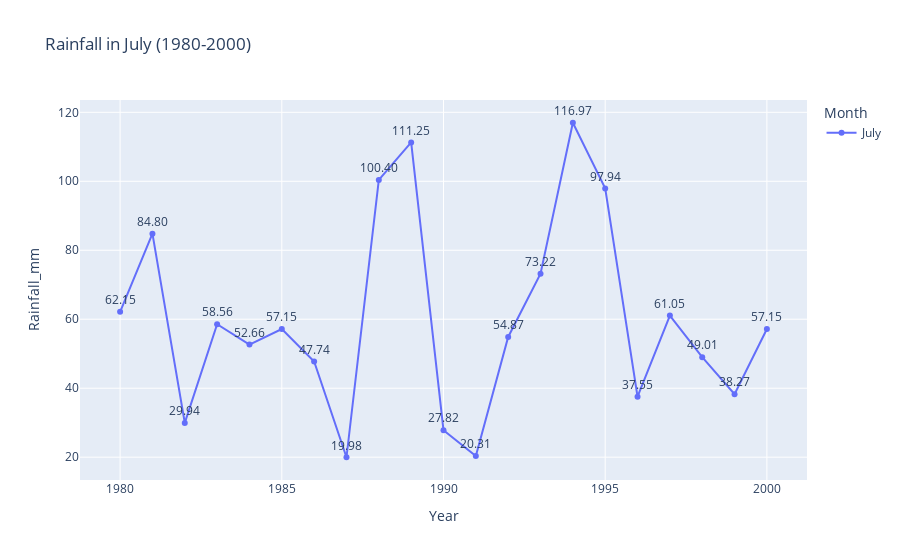
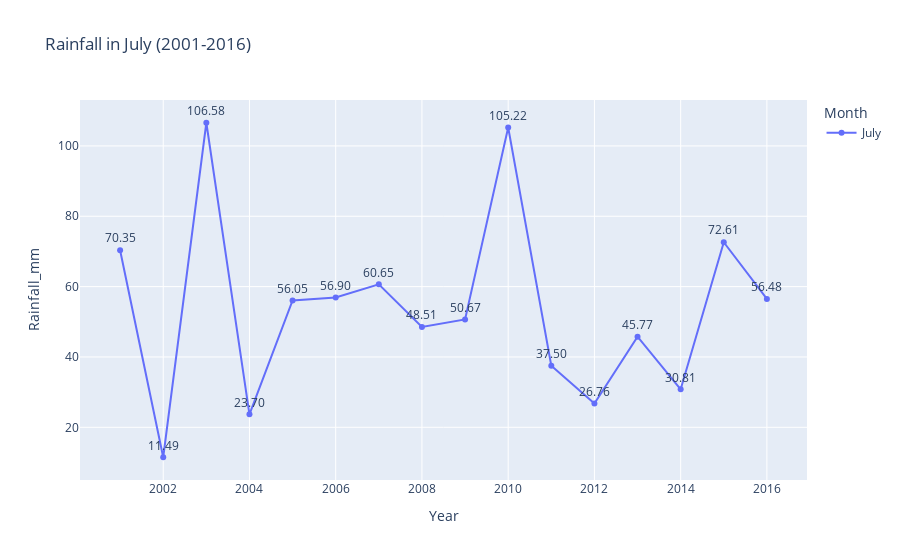

Notebook source saved alongside these figures, in order:
### Markdown cell above
## July rainfall comparison

### Code cell
plot_month_trend("July", 1980, 2000)
plot_month_trend("July", 2001, 2016)

### Figure 1 — Plotly figure (JSON) as saved in the notebook; plotly's stock layout.template omitted (floating-point values rounded to 4 significant figures)
{"data": [{"hovertemplate": "Month=July<br>Year=%{x}<br>Rainfall_mm=%{text}<extra></extra>", "legendgroup": "July", "line": {"color": "#636efa", "dash": "solid"}, "marker": {"symbol": "circle"}, "mode": "lines+markers+text", "name": "July", "orientation": "v", "showlegend": true, "text": [62.15, 84.8, 29.94, 58.56, 52.66, 57.15, 47.74, 19.98, 100.4, 111.3, 27.82, 20.31, 54.87, 73.22, 117.0, 97.94, 37.55, 61.05, 49.01, 38.27, 57.15], "textposition": "top center", "texttemplate": "%{text:.2f}", "type": "scatter", "x": [1980, 1981, 1982, 1983, 1984, 1985, 1986, 1987, 1988, 1989, 1990, 1991, 1992, 1993, 1994, 1995, 1996, 1997, 1998, 1999, 2000], "xaxis": "x", "y": [62.15, 84.8, 29.94, 58.56, 52.66, 57.15, 47.74, 19.98, 100.4, 111.3, 27.82, 20.31, 54.87, 73.22, 117.0, 97.94, 37.55, 61.05, 49.01, 38.27, 57.15], "yaxis": "y"}], "layout": {"legend": {"title": {"text": "Month"}, "tracegroupgap": 0}, "title": {"text": "Rainfall in July (1980-2000)"}, "xaxis": {"anchor": "y", "domain": [0, 1], "title": {"text": "Year"}}, "yaxis": {"anchor": "x", "domain": [0, 1], "title": {"text": "Rainfall_mm"}}}}

### Figure 2 — Plotly figure (JSON) as saved in the notebook; plotly's stock layout.template omitted (floating-point values rounded to 4 significant figures)
{"data": [{"hovertemplate": "Month=July<br>Year=%{x}<br>Rainfall_mm=%{text}<extra></extra>", "legendgroup": "July", "line": {"color": "#636efa", "dash": "solid"}, "marker": {"symbol": "circle"}, "mode": "lines+markers+text", "name": "July", "orientation": "v", "showlegend": true, "text": [70.35, 11.49, 106.6, 23.7, 56.05, 56.9, 60.65, 48.51, 50.67, 105.2, 37.5, 26.76, 45.77, 30.81, 72.61, 56.48], "textposition": "top center", "texttemplate": "%{text:.2f}", "type": "scatter", "x": [2001, 2002, 2003, 2004, 2005, 2006, 2007, 2008, 2009, 2010, 2011, 2012, 2013, 2014, 2015, 2016], "xaxis": "x", "y": [70.35, 11.49, 106.6, 23.7, 56.05, 56.9, 60.65, 48.51, 50.67, 105.2, 37.5, 26.76, 45.77, 30.81, 72.61, 56.48], "yaxis": "y"}], "layout": {"legend": {"title": {"text": "Month"}, "tracegroupgap": 0}, "title": {"text": "Rainfall in July (2001-2016)"}, "xaxis": {"anchor": "y", "domain": [0, 1], "title": {"text": "Year"}}, "yaxis": {"anchor": "x", "domain": [0, 1], "title": {"text": "Rainfall_mm"}}}}
